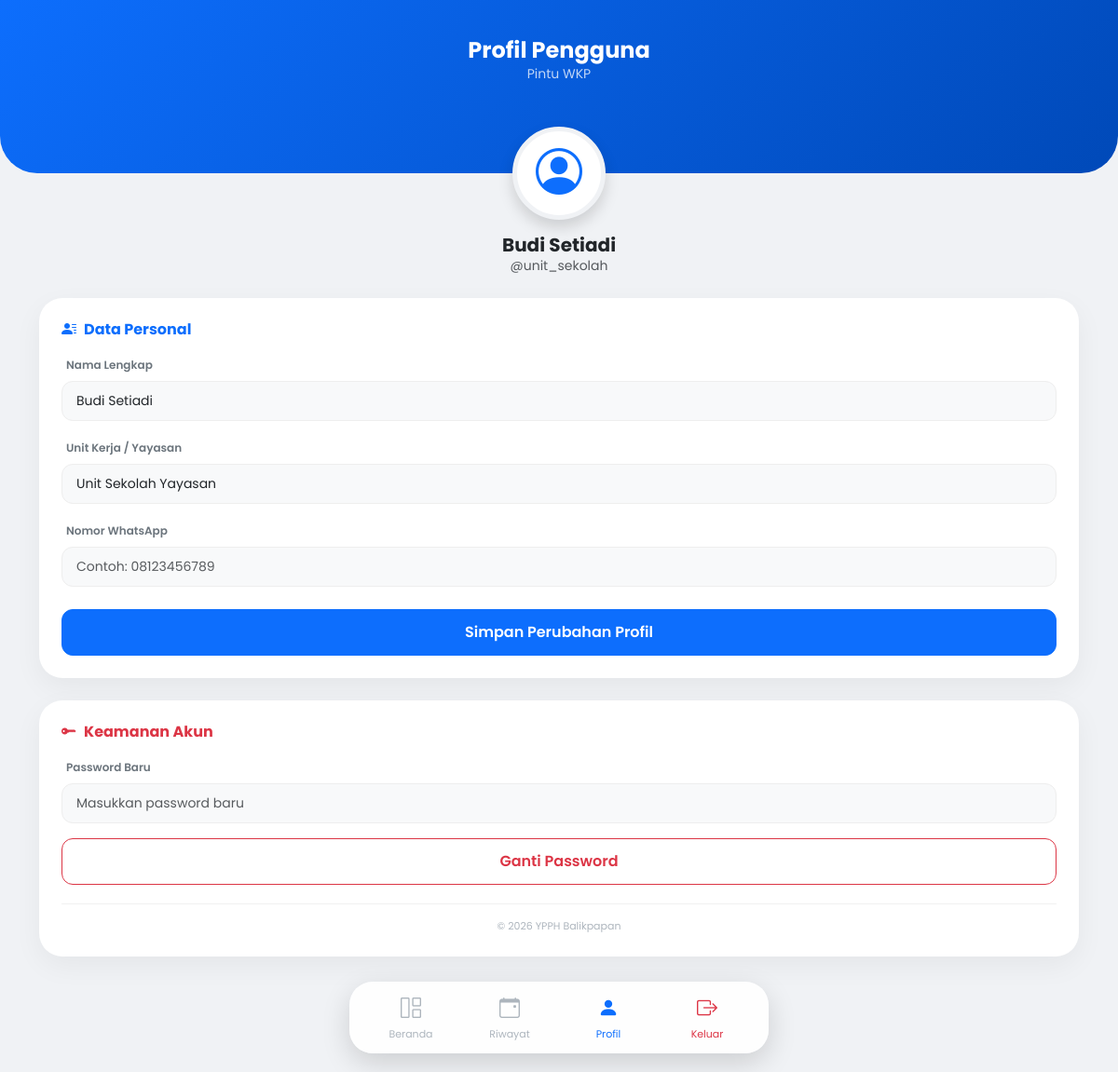
Page /user/profil.php (signed in) on the committed database.
### tables this page shows
CREATE TABLE `pengaturan` (
  `id` int NOT NULL,
  `nama_sistem` varchar(100) NOT NULL,
  `deskripsi` text,
  `logo` varchar(255) DEFAULT NULL,
  `favicon` varchar(255) DEFAULT NULL,
  `kontak_admin` varchar(50) DEFAULT NULL,
  `alamat_kantor` text,
  `copyright` varchar(100) DEFAULT NULL,
  `tahun_sistem` varchar(10) DEFAULT NULL
);

CREATE TABLE `users` (
  `id` int NOT NULL,
  `username` varchar(50) NOT NULL,
  `password` varchar(255) NOT NULL,
  `nama_lengkap` varchar(100) NOT NULL,
  `unit` varchar(100) DEFAULT NULL,
  `no_wa` varchar(20) DEFAULT NULL,
  `role` enum('admin','user','admin_kendaraan') DEFAULT 'user',
  `created_at` timestamp NULL DEFAULT CURRENT_TIMESTAMP
);

### config/koneksi.php (called while the page is built, shortened)
<?php
$host = "localhost";
$user = "root";
$pass = "";
$db   = "pintuwkp";
$koneksi = mysqli_connect($host, $user, $pass, $db);
$set = mysqli_query($koneksi, "SELECT * FROM pengaturan WHERE id = 1");
$sett = mysqli_fetch_array($set);

### user/profil.php (the view, shortened to what this page needs)
<?php
include '../config/koneksi.php';
$user_id = $_SESSION['id_user'];
$query = mysqli_query($koneksi, "SELECT * FROM users WHERE id = '$user_id'");
$u = mysqli_fetch_array($query);
?>
<!DOCTYPE html>
<html lang="id">
<head>
    <link href="https://cdn.jsdelivr.net/npm/bootstrap@5.3.0/dist/css/bootstrap.min.css" rel="stylesheet">
    <link rel="stylesheet" href="https://cdn.jsdelivr.net/npm/bootstrap-icons@1.11.1/font/bootstrap-icons.css">
</head>
<body>
    <div class="header-section">
        <h4 class="fw-bold mb-0">Profil Pengguna</h4>
        <p class="small opacity-75"><?php echo $sett['nama_sistem']; ?></p>
    </div>
    <div class="container">
        <div class="profile-avatar shadow">
            <i class="bi bi-person-circle"></i>
        </div>
        <div class="text-center mb-4 px-3">
            <h5 class="fw-bold mb-0"><?php echo htmlspecialchars($u['nama_lengkap']); ?></h5>
            <p class="text-muted small">@<?php echo htmlspecialchars($u['username']); ?></p>
        </div>
        <div class="card info-card p-4 mb-4">
            <h6 class="fw-bold mb-3 text-primary"><i class="bi bi-person-lines-fill me-2"></i>Data Personal</h6>
            <form method="post">
                <div class="mb-3">
                    <label class="form-label">Nama Lengkap</label>
                    <input type="text" name="nama_lengkap" class="form-control" value="<?php echo htmlspecialchars($u['nama_lengkap']); ?>" required>
                </div>
                <div class="mb-3">
                    <label class="form-label">Unit Kerja / Yayasan</label>
                    <input type="text" name="unit" class="form-control" value="<?php echo htmlspecialchars($u['unit']); ?>" required>
                </div>
                <div class="mb-4">
                    <label class="form-label">Nomor WhatsApp</label>
                    <input type="number" name="no_wa" class="form-control" value="<?php echo htmlspecialchars($u['no_wa']); ?>" placeholder="Contoh: 08123456789" required>
                </div>
                <button type="submit" name="update_profile" class="btn btn-primary btn-custom w-100">
                    Simpan Perubahan Profil
                </button>
            </form>
        </div>
        <div class="card info-card p-4 mb-4">
            <h6 class="fw-bold mb-3 text-danger"><i class="bi bi-key-fill me-2"></i>Keamanan Akun</h6>
            <form method="post">
                <div class="mb-3">
                    <label class="form-label">Password Baru</label>
                    <input type="password" name="password_baru" class="form-control" placeholder="Masukkan password baru" required>
                </div>
                <button type="submit" name="update_password" class="btn btn-outline-danger btn-custom w-100">
                    Ganti Password
                </button>
            </form>
            <div class="text-center copyright-text">
                &copy; <?php echo $sett['tahun_sistem']; ?> <?php echo $sett['copyright']; ?>
            </div>
        </div>
    </div>
<?php include 'navbar.php'; ?>
</body>
</html>

### user/profil.php (style rules this page uses)
body { font-family: 'Poppins', sans-serif; background-color: #f0f2f5; padding-bottom: 100px; }
.header-section { background: linear-gradient(135deg, #0d6efd, #0049b8); color: white; padding: 40px 20px 80px; border-radius: 0 0 40px 40px; text-align: center; }
.profile-avatar { width: 100px; height: 100px; background: white; border-radius: 50%; display: flex; align-items: center; justify-content: center; margin: -50px auto 15px; box-shadow: 0 10px 20px rgba(0, 0, 0, 0.1); color: #0d6efd; font-size: 50px; border: 5px solid #f0f2f5; }
.info-card { border: none; border-radius: 25px; background: #fff; box-shadow: 0 10px 30px rgba(0, 0, 0, 0.05); }
.form-label { font-size: 12px; font-weight: 600; color: #6c757d; margin-left: 5px; }
.form-control { border-radius: 12px; background: #f8f9fa; border: 1px solid #eee; padding: 10px 15px; font-size: 14px; }
.btn-custom { border-radius: 12px; padding: 12px; font-weight: 600; }
.copyright-text { font-size: 11px; color: #adb5bd; margin-top: 20px; border-top: 1px solid #f1f1f1; padding-top: 15px; }

### rows in the picture
pengaturan: nama_sistem "Pintu WKP", tahun_sistem "2026", copyright "YPPH Balikpapan"
users: nama_lengkap "Budi Setiadi", username "unit_sekolah", unit "Unit Sekolah Yayasan"
